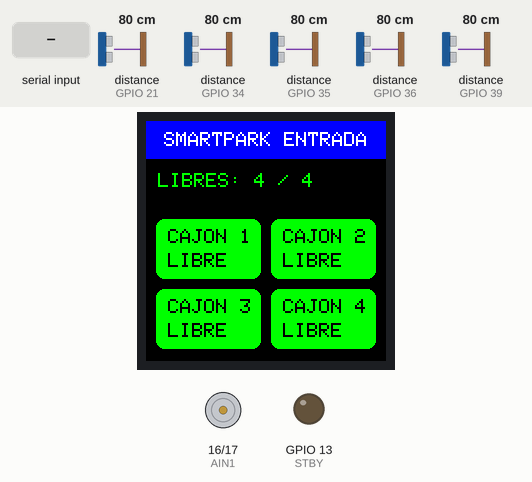
The sketch below on a simulated ESP32. Shown: 240×240 colour display, motor-driver pin pairs drawn as motors (green arrow = first pin HIGH = forward, orange = second pin HIGH = backward, longer = more drive, scaled by the enable pin, stopped while the standby pin is LOW), output pins drawn as LEDs (lit = HIGH). Wiring (inferred from the names in the program): 5 × ultrasonic range finder: trigger GPIO 22, echo GPIO 21 / trigger GPIO 26, echo GPIO 36 / trigger GPIO 27, echo GPIO 39 / trigger GPIO 32, echo GPIO 34 / trigger GPIO 33, echo GPIO 35. The test bench sets the inputs (shaded band); at power-on: distance to the obstacle (sensors on GPIO 21, GPIO 34, GPIO 35, GPIO 36, GPIO 39) 80 cm. The echo pulse lasts 58.3 µs per cm; WiFi joins after 1.5 s; servers stay silent unless stated; uploads are accepted with an empty reply; pins used as bus, display or sensor lines are not drawn; what the sketch prints to the serial monitor is not drawn.

Above: at 2.9 s.
3.0 s: distance to the obstacle (sensor on GPIO 21) set to 12 cm
6.0 s: distance to the obstacle (sensor on GPIO 21) set to 9 cm
At 7.5 s:
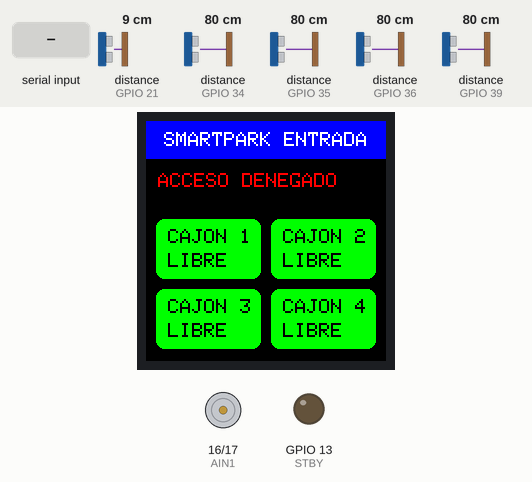
7.8 s: distance to the obstacle (sensor on GPIO 34) set to 14 cm
10.8 s: distance to the obstacle (sensor on GPIO 34) set to 10 cm
At 11.9 s:
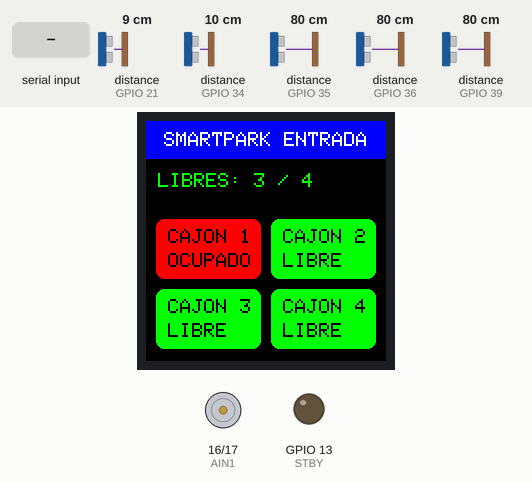
12.5 s: "esperando_placa" received over Serial
At 14.0 s:
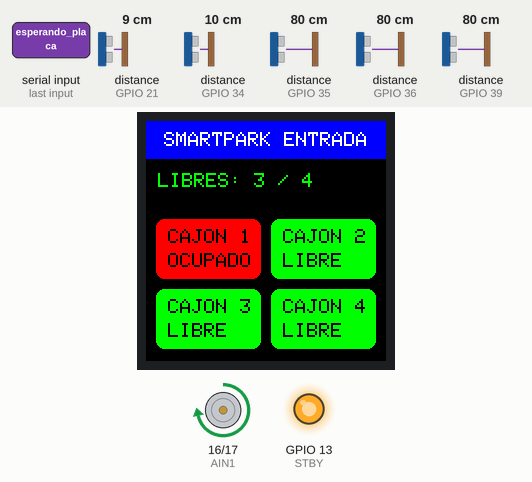
15.5 s: distance to the obstacle (sensor on GPIO 21) set to 18 cm
At 17.6 s:
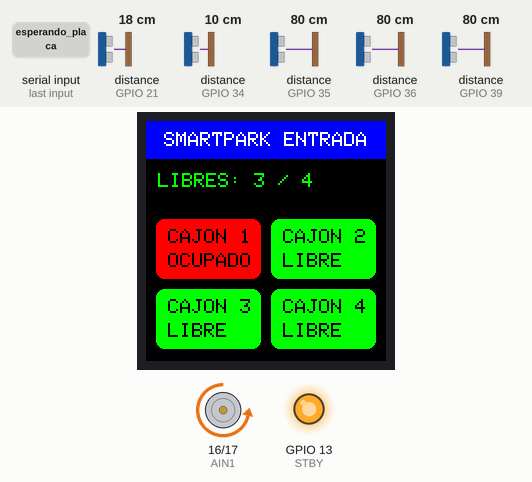
Timing chart, 0 to 19.5 s (numbered marks = the images above; inputs shaded):
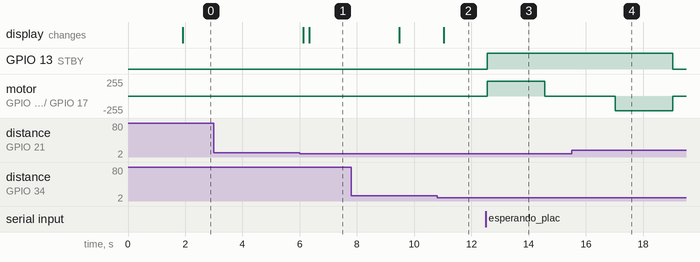

Measured:
- the behaviour switches between 11 and 10 cm on distance to the obstacle (sensor on GPIO 21) (found by bisection; images 0 and 1)
- the behaviour switches between 13 and 12 cm on distance to the obstacle (sensor on GPIO 34) (found by bisection; images 1 and 2)
- after the input at 3.0 s, every drawn part: stays the same
- after the input at 6.0 s, the display: first changes after 0.12 s (image 1 shows a later state)
- after the input at 10.8 s, the display: changes after 0.23 s (image 2)
- after the input at 12.5 s, GPIO 13 (STBY): LOW → HIGH after 0.05 s; motor on GPIO 16 (AIN1) / GPIO 17 (AIN2): stopped → forward 220/255 after 0.05 s, → stopped 2.0 s later
- after the input at 15.5 s, GPIO 13 (STBY): HIGH → LOW after 3.5 s; motor on GPIO 16 (AIN1) / GPIO 17 (AIN2): stopped → backward 220/255 after 1.5 s, → stopped 2.0 s later

The sketch:

entrada.ino
```cpp
// ====================================================================
// SMARTPARK · ESP32 #1 · MÓDULO DE ENTRADA (WiFi + Flask)
//
// Qué hace:
//   - Mide los 4 cajones y los muestra en la pantalla TFT (como antes).
//   - Cada 5 s manda el estado de los cajones a Flask:  POST /api/entrada/estado
//   - Cuando llega un carro al sensor de la pluma, pregunta a Flask cada segundo si abre:
//       POST /api/entrada/vehiculo
//     Esa pregunta también le pide a la cámara de entrada que lea la placa sola (sin teclas).
//     Si Flask dice que sí, abre, espera a que el carro pase y cierra.
//   - La seguridad antiatropello es LOCAL: no depende de la red.
//   - Mientras la barrera se mueve NO se hace ninguna llamada de red.
//
// Librerías (Administrador de bibliotecas de Arduino IDE):
//   ArduinoJson 7.x, Adafruit GFX, Adafruit ST7735 and ST7789  (WiFi y HTTPClient ya vienen con el ESP32)
//
// En Flask:  python app.py   (escucha en 0.0.0.0:5000) y la PC con IP fija o reservada.
// ====================================================================
#include <WiFi.h>
#include <HTTPClient.h>
#include <ArduinoJson.h>
#include <SPI.h>
#include <Adafruit_GFX.h>
#include <Adafruit_ST7789.h>

// ===================== AJUSTA ESTO =====================
const char* WIFI_SSID = "TU_WIFI";
const char* WIFI_PASS = "TU_CLAVE";
const char* SERVER    = "http://192.168.1.50:5000";  // IP de tu PC (donde corre app.py)
const char* API_KEY   = "smartpark-esp32";           // igual que ESP32_TOKEN en Flask (config.py)
// =======================================================

// 1. PINES PANTALLA TFT ST7789 (SPI)
#define TFT_CS   5
#define TFT_DC   2
#define TFT_RST  4
Adafruit_ST7789 tft = Adafruit_ST7789(TFT_CS, TFT_DC, TFT_RST);

// 2. SENSORES DE CAJONES (HC-SR04)
const int trigCajones[4] = {32, 33, 26, 27};
const int echoCajones[4] = {34, 35, 36, 39};  // con divisores de voltaje

// 3. SENSOR DE LA PLUMA / ANTIATROPELLO
const int trigSeguridad = 22;
const int echoSeguridad = 21;  // con divisor de voltaje

// 4. DRIVER TB6612FNG (BARRERA DE ENTRADA)
const int STBY = 13;
const int PWMA = 25;
const int AIN1 = 16;
const int AIN2 = 17;

// ---------- umbrales y tiempos ----------
const float UMBRAL_CAJON     = 12.0;   // cm: menos que esto = cajón ocupado
const float UMBRAL_SEGURIDAD = 10.0;   // cm: menos que esto = hay algo en la pluma
const int   VELOCIDAD        = 220;    // PWM 0-255
const unsigned long T_ABRIR_MS       = 2000;   // ajusta al recorrido de tu pluma
const unsigned long T_CERRAR_MS      = 2000;
const unsigned long T_REABRIR_MS     = 1500;
const unsigned long T_DESPEJADO_MS   = 1500;   // el sensor debe verse libre este tiempo antes de cerrar
const unsigned long VENTANA_PLACA_MS = 30000;  // cuánto espera la lectura de la placa
const unsigned long PERIODO_REPORTE  = 5000;   // estado a Flask y reporte por Serial
const unsigned long PERIODO_CAJONES  = 300;
const unsigned long PERIODO_SEGURIDAD = 50;
const unsigned long PERIODO_PREGUNTA = 1000;   // cada cuánto pregunta a Flask si ya hay placa
const unsigned long T_ULTRA_US = 6000;         // timeout del eco (~100 cm): evita bloqueos largos

// ---------- estado de los cajones ----------
bool  ocupado[4]       = {false, false, false, false};
int8_t cajonPantalla[4] = {-1, -1, -1, -1};     // -1 = aún no dibujado
float distCajon[4]     = {999, 999, 999, 999};
int   libres           = 4;
int   librePantalla    = -1;

// ---------- máquina de estados de la barrera ----------
enum Estado { REPOSO, ESPERANDO_PLACA, ABRIENDO, ESPERANDO_PASO, CERRANDO, REABRIENDO, ENFRIAR };
Estado estado = REPOSO;
unsigned long tEstado = 0;       // cuándo se entró al estado actual
unsigned long tEnfriar = 2000;   // duración del estado ENFRIAR

float dSeg = 999;                // última distancia del sensor de la pluma
int   presencia = 0;             // lecturas seguidas con objeto (antirrebote)
bool  puedeDetectar = true;      // se rearma cuando el sensor se queda libre un rato
unsigned long tLibreReposo = 0;  // desde cuándo el sensor está libre en REPOSO
unsigned long tDespejado = 0;    // desde cuándo está libre en ESPERANDO_PASO
unsigned long tUltimaPregunta = 0;
unsigned long tAusente = 0;
bool primeraPregunta = true;     // la 1ª pregunta de cada carro avisa a Flask que es uno NUEVO
String cajonAsignado = "";

unsigned long tCajones = 0, tSeguridad = 0, tReporte = 0, tWifi = 0;

// =====================================================================
//  Sensores
// =====================================================================
float medirDistancia(int tPin, int ePin) {
  digitalWrite(tPin, LOW);
  delayMicroseconds(2);
  digitalWrite(tPin, HIGH);
  delayMicroseconds(10);
  digitalWrite(tPin, LOW);
  long dur = pulseIn(ePin, HIGH, T_ULTRA_US);
  if (dur == 0) return 999.0;
  return dur * 0.034 / 2.0;
}

bool hayObjeto(float d) { return d > 0.5 && d < UMBRAL_SEGURIDAD; }

void leerCajones() {
  libres = 0;
  for (int i = 0; i < 4; i++) {
    distCajon[i] = medirDistancia(trigCajones[i], echoCajones[i]);
    ocupado[i] = (distCajon[i] > 0.5 && distCajon[i] < UMBRAL_CAJON);
    if (!ocupado[i]) libres++;
    delay(25);  // evita que un sensor oiga el eco del anterior
  }
}

// =====================================================================
//  Motor
// =====================================================================
void motorAbrir() {
  digitalWrite(STBY, HIGH);
  analogWrite(PWMA, VELOCIDAD);
  digitalWrite(AIN1, HIGH);
  digitalWrite(AIN2, LOW);
}
void motorCerrar() {
  digitalWrite(STBY, HIGH);
  analogWrite(PWMA, VELOCIDAD);
  digitalWrite(AIN1, LOW);
  digitalWrite(AIN2, HIGH);
}
void motorParar(bool reposo) {
  digitalWrite(AIN1, LOW);
  digitalWrite(AIN2, LOW);
  if (reposo) digitalWrite(STBY, LOW);
}
void cambiar(Estado e) { estado = e; tEstado = millis(); }

// =====================================================================
//  Pantalla
// =====================================================================
void pantallaMensaje(const char* texto, uint16_t color) {
  tft.fillRect(0, 42, 240, 48, ST77XX_BLACK);
  tft.setCursor(12, 52);
  tft.setTextSize(2);
  tft.setTextColor(color);
  tft.print(texto);
}

void actualizarPantalla() {
  if (libres != librePantalla) {
    if (libres > 0) {
      char buf[24];
      snprintf(buf, sizeof(buf), "LIBRES: %d / 4", libres);
      pantallaMensaje(buf, ST77XX_GREEN);
    } else {
      pantallaMensaje("ESTAC. LLENO", ST77XX_RED);
    }
    librePantalla = libres;
  }
  for (int i = 0; i < 4; i++) {
    if ((int8_t)ocupado[i] != cajonPantalla[i]) {
      int x = (i % 2 == 0) ? 10 : 125;
      int y = (i < 2) ? 98 : 168;
      tft.fillRoundRect(x, y, 105, 60, 8, ocupado[i] ? ST77XX_RED : ST77XX_GREEN);
      tft.setTextColor(ST77XX_BLACK);
      tft.setTextSize(2);
      tft.setCursor(x + 12, y + 10);
      tft.print("CAJON ");
      tft.print(i + 1);
      tft.setCursor(x + 12, y + 34);
      tft.print(ocupado[i] ? "OCUPADO" : "LIBRE");
      cajonPantalla[i] = ocupado[i];
    }
  }
}

// =====================================================================
//  Red
// =====================================================================
void wifiMantener() {
  if (WiFi.status() == WL_CONNECTED) return;
  if (millis() - tWifi < 10000) return;
  tWifi = millis();
  Serial.println("[WIFI] Sin conexión, reintentando...");
  WiFi.disconnect();
  WiFi.begin(WIFI_SSID, WIFI_PASS);
}

// POST JSON a Flask. Devuelve el código HTTP (200 = bien) o -1 si no hubo red.
int postJson(const char* ruta, const String& cuerpo, JsonDocument& resp) {
  if (WiFi.status() != WL_CONNECTED) return -1;
  HTTPClient http;
  http.setConnectTimeout(1500);
  http.setTimeout(2000);
  if (!http.begin(String(SERVER) + ruta)) return -1;
  http.addHeader("Content-Type", "application/json");
  http.addHeader("X-API-Key", API_KEY);
  int code = http.POST(cuerpo);
  if (code > 0) deserializeJson(resp, http.getString());
  http.end();
  return code;
}

void reportarEstado() {
  JsonDocument doc;
  JsonArray arr = doc["cajones"].to<JsonArray>();
  for (int i = 0; i < 4; i++) arr.add(ocupado[i]);
  String cuerpo;
  serializeJson(doc, cuerpo);
  JsonDocument resp;
  int code = postJson("/api/entrada/estado", cuerpo, resp);
  Serial.printf("[API] estado -> HTTP %d\n", code);
}

// 1 = abrir, 0 = todavía no hay placa, -1 = denegado (motivo en 'msgDenegado'), -2 = error de red
// Preguntar también le pide a la cámara de entrada que lea la placa SOLA (sin teclas): por eso se repite cada segundo.
String msgDenegado = "";
int preguntarEntrada() {
  JsonDocument resp;
  int code = postJson("/api/entrada/vehiculo", primeraPregunta ? "{\"nuevo\":true}" : "{}", resp);
  if (code != 200) return -2;
  primeraPregunta = false;
  if (resp["abrir"] | false) {
    cajonAsignado = String(resp["cajon"] | "?");
    Serial.printf("[API] ABRIR. Placa %s, cajón %s\n", (const char*)(resp["placa"] | "?"), cajonAsignado.c_str());
    return 1;
  }
  String motivo = String(resp["motivo"] | "");
  if (motivo == "esperando_placa") return 0;
  if (motivo == "inside")       msgDenegado = "YA ESTA DENTRO";
  else if (motivo == "full")    msgDenegado = "ESTAC. LLENO";
  else if (motivo == "unknown") msgDenegado = "PLACA NO REGISTRADA";
  else if (motivo == "early")   msgDenegado = "RESERVA: MUY PRONTO";
  else                          msgDenegado = "ACCESO DENEGADO";
  Serial.printf("[API] DENEGADO (%s)\n", motivo.c_str());
  return -1;
}

// =====================================================================
void setup() {
  Serial.begin(115200);

  for (int i = 0; i < 4; i++) {
    pinMode(trigCajones[i], OUTPUT);
    pinMode(echoCajones[i], INPUT);
    digitalWrite(trigCajones[i], LOW);
  }
  pinMode(trigSeguridad, OUTPUT);
  pinMode(echoSeguridad, INPUT);
  digitalWrite(trigSeguridad, LOW);

  pinMode(STBY, OUTPUT);
  pinMode(PWMA, OUTPUT);
  pinMode(AIN1, OUTPUT);
  pinMode(AIN2, OUTPUT);
  digitalWrite(STBY, LOW);
  digitalWrite(AIN1, LOW);
  digitalWrite(AIN2, LOW);

  tft.init(240, 240, SPI_MODE3);
  tft.setRotation(2);
  tft.fillScreen(ST77XX_BLACK);
  tft.fillRect(0, 0, 240, 38, ST77XX_BLUE);
  tft.setTextColor(ST77XX_WHITE);
  tft.setTextSize(2);
  tft.setCursor(18, 11);
  tft.println("SMARTPARK ENTRADA");

  pantallaMensaje("CONECTANDO WIFI", ST77XX_YELLOW);
  WiFi.mode(WIFI_STA);
  WiFi.setAutoReconnect(true);
  WiFi.begin(WIFI_SSID, WIFI_PASS);
  unsigned long t0 = millis();
  while (WiFi.status() != WL_CONNECTED && millis() - t0 < 15000) delay(250);
  if (WiFi.status() == WL_CONNECTED) {
    Serial.print("[WIFI] Conectado. IP de la ESP32: ");
    Serial.println(WiFi.localIP());
  } else {
    Serial.println("[WIFI] No conectó todavía; seguirá intentando. La barrera no abrirá sola sin Flask.");
  }

  Serial.println("====================================================");
  Serial.println("ESP32 ENTRADA LISTA. ('A' por Serial = abrir sin Flask, para pruebas)");
  Serial.println("====================================================");
}

void loop() {
  unsigned long ahora = millis();
  wifiMantener();

  // Sensor de la pluma: se lee en TODOS los estados
  bool lecturaNueva = false;
  if (ahora - tSeguridad >= PERIODO_SEGURIDAD) {
    tSeguridad = ahora;
    dSeg = medirDistancia(trigSeguridad, echoSeguridad);
    lecturaNueva = true;
  }
  bool objeto = hayObjeto(dSeg);

  // Prueba por Serial: 'A' abre sin preguntar a Flask
  if (Serial.available() > 0) {
    char c = Serial.read();
    if ((c == 'A' || c == 'a') && estado == REPOSO) {
      Serial.println("[PRUEBA] Abriendo sin Flask...");
      cajonAsignado = "--";
      motorAbrir();
      cambiar(ABRIENDO);
    }
  }

  switch (estado) {
    case REPOSO: {
      if (ahora - tCajones >= PERIODO_CAJONES) {
        tCajones = ahora;
        leerCajones();
        actualizarPantalla();
      }

      if (ahora - tReporte >= PERIODO_REPORTE) {
        tReporte = ahora;
        Serial.println("----------------------------------------");
        Serial.printf("  Pluma: %.1f cm | WiFi: %s\n", dSeg, WiFi.status() == WL_CONNECTED ? "OK" : "SIN CONEXION");
        for (int i = 0; i < 4; i++) Serial.printf("  Cajon %d: %.1f cm %s\n", i + 1, distCajon[i], ocupado[i] ? "(ocupado)" : "");
        reportarEstado();
      }

      // Antirrebote: 3 lecturas NUEVAS seguidas con objeto = llegó un carro
      if (lecturaNueva) presencia = objeto ? presencia + 1 : 0;
      if (!objeto) {
        if (tLibreReposo == 0) tLibreReposo = ahora;
        else if (ahora - tLibreReposo > 2000) puedeDetectar = true;
      } else {
        tLibreReposo = 0;
      }

      if (presencia >= 3 && puedeDetectar) {
        puedeDetectar = false;  // no vuelve a disparar hasta que el sensor quede libre
        presencia = 0;
        if (libres == 0) {
          Serial.println(">> ACCESO DENEGADO: estacionamiento lleno.");
          pantallaMensaje("ESTAC. LLENO", ST77XX_RED);
          tEnfriar = 3000;
          cambiar(ENFRIAR);
        } else {
          Serial.println(">> Vehículo en la entrada. Esperando la placa de la cámara...");
          pantallaMensaje("LEYENDO PLACA...", ST77XX_YELLOW);
          tUltimaPregunta = 0;
          tAusente = 0;
          primeraPregunta = true;
          cambiar(ESPERANDO_PLACA);
        }
      }
      break;
    }

    case ESPERANDO_PLACA: {
      // si el carro se fue, cancela
      if (!objeto) {
        if (tAusente == 0) tAusente = ahora;
        else if (ahora - tAusente > 3000) {
          Serial.println(">> El vehículo se retiró. Cancelado.");
          librePantalla = -1;
          cambiar(REPOSO);
          break;
        }
      } else {
        tAusente = 0;
      }

      if (ahora - tEstado > VENTANA_PLACA_MS) {
        Serial.println(">> Sin lectura de placa a tiempo.");
        pantallaMensaje("SIN LECTURA PLACA", ST77XX_RED);
        tEnfriar = 3000;
        cambiar(ENFRIAR);
        break;
      }

      if (ahora - tUltimaPregunta >= PERIODO_PREGUNTA) {   // aquí el motor está parado: se puede usar la red
        tUltimaPregunta = ahora;
        int r = preguntarEntrada();
        if (r == 1) {
          char buf[28];
          snprintf(buf, sizeof(buf), "CAJON ASIGNADO: %s", cajonAsignado.c_str());
          pantallaMensaje(buf, ST77XX_GREEN);
          motorAbrir();
          cambiar(ABRIENDO);
        } else if (r == -1) {
          pantallaMensaje(msgDenegado.c_str(), ST77XX_RED);
          tEnfriar = 3000;
          cambiar(ENFRIAR);
        } else if (r == -2) {
          Serial.println("[API] Sin respuesta de Flask, reintentando...");
        }
      }
      break;
    }

    case ABRIENDO:
      if (ahora - tEstado >= T_ABRIR_MS) {
        motorParar(false);   // la pluma se queda arriba
        tDespejado = 0;
        cambiar(ESPERANDO_PASO);
        Serial.println("[MOTOR] Barrera abierta. Esperando a que el vehículo pase...");
      }
      break;

    case ESPERANDO_PASO:
      if (!objeto) {
        if (tDespejado == 0) tDespejado = ahora;
        else if (ahora - tDespejado >= T_DESPEJADO_MS) {
          Serial.println("[MOTOR] Zona libre. Cerrando barrera...");
          motorCerrar();
          cambiar(CERRANDO);
        }
      } else {
        tDespejado = 0;
      }
      break;

    case CERRANDO:   // sin llamadas de red ni lecturas largas: solo el sensor de la pluma
      if (objeto) {
        Serial.println(">> ¡OBSTÁCULO DURANTE EL CIERRE! Reabriendo...");
        motorAbrir();
        cambiar(REABRIENDO);
      } else if (ahora - tEstado >= T_CERRAR_MS) {
        motorParar(true);
        Serial.println("[MOTOR] Barrera cerrada y asegurada.");
        tEnfriar = 2000;
        cambiar(ENFRIAR);
      }
      break;

    case REABRIENDO:
      if (ahora - tEstado >= T_REABRIR_MS) {
        motorParar(false);
        tDespejado = 0;
        cambiar(ESPERANDO_PASO);
      }
      break;

    case ENFRIAR:
      if (ahora - tEstado >= tEnfriar) {
        librePantalla = -1;   // vuelve a dibujar el contador de libres
        presencia = 0;
        tLibreReposo = 0;
        cambiar(REPOSO);
      }
      break;
  }

  delay(5);
}
```
